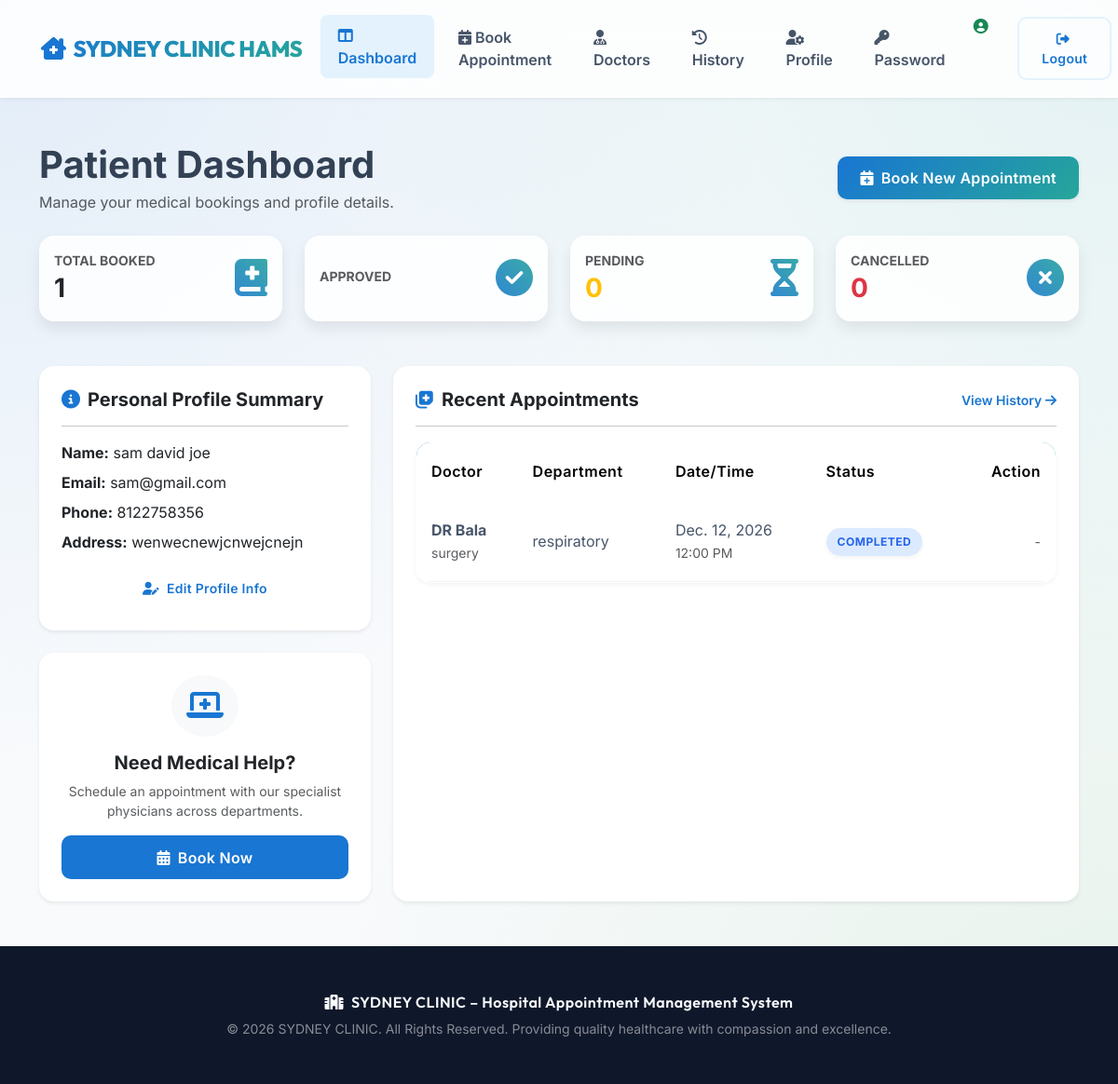
Page /dashboard/ (signed in) on the committed database.
### appointments/models.py (models this page shows, shortened)
class Patient(models.Model):
    GENDER_CHOICES = [
        ('Male', 'Male'),
        ('Female', 'Female'),
        ('Other', 'Other'),
    ]
    user = models.OneToOneField(User, on_delete=models.CASCADE, related_name='patient_profile')
    gender = models.CharField(max_length=10, choices=GENDER_CHOICES, default='Male')
    date_of_birth = models.DateField(null=True, blank=True)
    phone = models.CharField(max_length=15)
    address = models.TextField()

class Appointment(models.Model):
    STATUS_CHOICES = [
        ('Pending', 'Pending'),
        ('Approved', 'Approved'),
        ('Rejected', 'Rejected'),
        ('Completed', 'Completed'),
        ('Cancelled', 'Cancelled'),
    ]
    patient = models.ForeignKey(Patient, on_delete=models.CASCADE, related_name='appointments')
    doctor = models.ForeignKey(Doctor, on_delete=models.CASCADE, related_name='appointments')
    department = models.ForeignKey(Department, on_delete=models.CASCADE, related_name='appointments')
    appointment_date = models.DateField()
    appointment_time = models.TimeField()
    reason = models.TextField()
    status = models.CharField(max_length=20, choices=STATUS_CHOICES, default='Pending')
    admin_remarks = models.TextField(blank=True, default='')
    created_at = models.DateTimeField(auto_now_add=True)

class Doctor(models.Model):
    STATUS_CHOICES = [
        ('Active', 'Active'),
        ('Inactive', 'Inactive'),
    ]
    full_name = models.CharField(max_length=100)
    specialization = models.CharField(max_length=100)
    department = models.ForeignKey(Department, on_delete=models.CASCADE, related_name='doctors')
    email = models.EmailField(unique=True)
    phone = models.CharField(max_length=15)
    qualification = models.CharField(max_length=150, blank=True, default='')
    experience = models.IntegerField(default=0)  # experience in years
    available_days = models.CharField(max_length=100, default='Monday, Tuesday, Wednesday, Thursday, Friday')
    available_time = models.CharField(max_length=50, default='09:00 - 17:00')
    consultation_fee = models.DecimalField(max_digits=10, decimal_places=2, default=0.0)
    status = models.CharField(max_length=10, choices=STATUS_CHOICES, default='Active')

class Department(models.Model):
    STATUS_CHOICES = [
        ('Active', 'Active'),
        ('Inactive', 'Inactive'),
    ]
    department_name = models.CharField(max_length=100, unique=True)
    description = models.TextField(blank=True, default='')
    status = models.CharField(max_length=10, choices=STATUS_CHOICES, default='Active')

### appointments/views.py (the view)
# urls.py: path('dashboard/', views.patient_dashboard, name='patient_dashboard'),
@login_required
def patient_dashboard(request):
    try:
        patient = request.user.patient_profile
    except Patient.DoesNotExist:
        messages.error(request, "Administrative accounts do not have patient profiles.")
        return redirect('admin_dashboard')
    appointments = Appointment.objects.filter(patient=patient).order_by('-created_at')
    upcoming_appts = appointments.filter(status='Approved').count()
    pending_appts = appointments.filter(status='Pending').count()
    completed_appts = appointments.filter(status='Completed').count()
    cancelled_appts = appointments.filter(status='Cancelled').count()
    context = {
        'patient': patient,
        'recent_appointments': appointments[:5],
        'upcoming_appts': upcoming_appts,
        'pending_appts': pending_appts,
        'completed_appts': completed_appts,
        'cancelled_appts': cancelled_appts,
        'total_appts': appointments.count(),
    }
    return render(request, 'patient/dashboard.html', context)

### templates/patient/dashboard.html (shortened to what this page needs)
{% extends 'base.html' %}
{% block content %}
<div class="row mb-4 align-items-center">
    <div class="col-md-8">
        <h1 class="fw-bold mb-1">Patient Dashboard</h1>
        <p class="text-muted mb-0">Manage your medical bookings and profile details.</p>
    </div>
    <div class="col-md-4 text-md-end mt-3 mt-md-0">
        <a href="{% url 'patient_book_appointment' %}" class="btn btn-primary shadow-sm">
            <i class="fa-solid fa-calendar-plus me-2"></i>Book New Appointment
        </a>
    </div>
</div>
<div class="row g-4 mb-5">
    <div class="col-6 col-lg-3">
        <div class="card glass-card stat-card border-0 p-3">
            <div class="d-flex align-items-center justify-content-between">
                <div>
                    <h6 class="text-uppercase text-muted fw-bold small mb-1">Total Booked</h6>
                    <h3 class="fw-bold mb-0">{{ total_appts }}</h3>
                </div>
                <div class="stat-icon text-teal" style="color: var(--primary-color);">
                    <i class="fa-solid fa-book-medical"></i>
                </div>
            </div>
        </div>
    </div>
    <div class="col-6 col-lg-3">
        <div class="card glass-card stat-card approved border-0 p-3">
            <div class="d-flex align-items-center justify-content-between">
                <div>
                    <h6 class="text-uppercase text-muted fw-bold small mb-1">Approved</h6>
                </div>
                <div class="stat-icon text-success">
                    <i class="fa-solid fa-circle-check"></i>
                </div>
            </div>
        </div>
    </div>
    <div class="col-6 col-lg-3">
        <div class="card glass-card stat-card pending border-0 p-3">
            <div class="d-flex align-items-center justify-content-between">
                <div>
                    <h6 class="text-uppercase text-muted fw-bold small mb-1">Pending</h6>
                    <h3 class="fw-bold mb-0 text-warning">{{ pending_appts }}</h3>
                </div>
                <div class="stat-icon text-warning">
                    <i class="fa-solid fa-hourglass-half"></i>
                </div>
            </div>
        </div>
    </div>
    <div class="col-6 col-lg-3">
        <div class="card glass-card stat-card cancelled border-0 p-3">
            <div class="d-flex align-items-center justify-content-between">
                <div>
                    <h6 class="text-uppercase text-muted fw-bold small mb-1">Cancelled</h6>
                    <h3 class="fw-bold mb-0 text-danger">{{ cancelled_appts }}</h3>
                </div>
                <div class="stat-icon text-danger">
                    <i class="fa-solid fa-circle-xmark"></i>
                </div>
            </div>
        </div>
    </div>
</div>
<div class="row g-4">
    <div class="col-lg-4">
        <div class="card border-0 shadow-sm rounded-4 mb-4">
            <div class="card-body p-4">
                <h5 class="fw-bold mb-3"><i class="fa-solid fa-circle-info text-teal me-2" style="color: var(--primary-color);"></i>Personal Profile Summary</h5>
                <hr>
                <p class="mb-2"><strong>Name:</strong> {{ patient.user.get_full_name|default:patient.user.username }}</p>
                <p class="mb-2"><strong>Email:</strong> {{ patient.user.email }}</p>
                <p class="mb-2"><strong>Phone:</strong> {{ patient.phone }}</p>
                <p class="mb-3"><strong>Address:</strong> {{ patient.address|linebreaksbr }}</p>
                <a href="{% url 'patient_profile' %}" class="btn btn-outline-teal btn-sm w-100" style="border-color: var(--primary-color); color: var(--primary-color);">
                    <i class="fa-solid fa-user-pen me-2"></i>Edit Profile Info
                </a>
            </div>
        </div>
        <div class="card border-0 shadow-sm rounded-4">
            <div class="card-body p-4 text-center">
                <span class="p-3 bg-light rounded-circle d-inline-block mb-3 text-teal" style="color: var(--primary-color);">
                    <i class="fa-solid fa-laptop-medical fa-2x"></i>
                </span>
                <h5 class="fw-bold mb-2">Need Medical Help?</h5>
                <p class="text-muted small">Schedule an appointment with our specialist physicians across departments.</p>
                <a href="{% url 'patient_book_appointment' %}" class="btn btn-teal w-100 text-white" style="background-color: var(--primary-color);">
                    <i class="fa-solid fa-calendar-days me-2"></i>Book Now
                </a>
            </div>
        </div>
    </div>
    <div class="col-lg-8">
        <div class="card border-0 shadow-sm rounded-4 h-100">
            <div class="card-body p-4">
                <div class="d-flex justify-content-between align-items-center mb-3">
                    <h5 class="fw-bold mb-0"><i class="fa-solid fa-notes-medical text-teal me-2" style="color: var(--primary-color);"></i>Recent Appointments</h5>
                    <a href="{% url 'patient_appointment_history' %}" class="small text-teal fw-semibold text-decoration-none" style="color: var(--primary-color);">View History <i class="fa-solid fa-arrow-right"></i></a>
                </div>
                <hr>
                <div class="table-responsive custom-table-container">
                    <table class="table custom-table table-hover align-middle">
                        <thead>
                            <tr>
                                <th>Doctor</th>
                                <th>Department</th>
                                <th>Date/Time</th>
                                <th>Status</th>
                                <th class="text-end">Action</th>
                            </tr>
                        </thead>
                        <tbody>
                            {% if recent_appointments %}
                                {% for appt in recent_appointments %}
                                    <tr>
                                        <td>
                                            <div class="fw-bold">{{ appt.doctor.full_name }}</div>
                                            <small class="text-muted">{{ appt.doctor.specialization }}</small>
                                        </td>
                                        <td>{{ appt.department.department_name }}</td>
                                        <td>
                                            <div>{{ appt.appointment_date }}</div>
                                            <small class="text-muted">{{ appt.appointment_time|time:"g:i A" }}</small>
                                        </td>
                                        <td>
                                            {% if appt.status == 'Pending' %}
                                                <span class="badge-status badge-pending">Pending</span>
                                            {% elif appt.status == 'Approved' %}
                                                <span class="badge-status badge-approved">Approved</span>
                                            {% elif appt.status == 'Completed' %}
                                                <span class="badge-status badge-completed">Completed</span>
                                            {% else %}
                                                <span class="badge-status badge-cancelled">Cancelled</span>
                                            {% endif %}
                                        </td>
                                        <td class="text-end">
                                            {% if appt.status == 'Pending' or appt.status == 'Approved' %}
                                                <a href="{% url 'patient_cancel_appointment' appt.id %}" class="btn btn-sm btn-outline-danger btn-confirm" data-confirm-msg="Are you sure you want to cancel appointment #{{ appt.id }}?">
                                                    Cancel
                                                </a>
                                            {% else %}
                                                <span class="text-muted small">-</span>
                                            {% endif %}
                                        </td>
                                    </tr>
                                {% endfor %}
                            {% else %}
                                <tr>
                                    <td colspan="5" class="text-center py-4 text-muted">
                                        <i class="fa-solid fa-folder-open me-2 fa-lg"></i>No recent appointments found.
                                    </td>
                                </tr>
                            {% endif %}
                        </tbody>
                    </table>
                </div>
            </div>
        </div>
    </div>
</div>
{% endblock %}

### static/css/style.css (style rules this page uses)
:root { --primary-color: #1976D2; --primary-hover: #1565C0; --primary-light: #E3F2FD; --secondary-color: #26A69A; --secondary-hover: #00897B; --accent-color: #4CAF50; --accent-hover: #43A047; --success-color: #10B981; --danger-color: #EF4444; --warning-color: #F59E0B; --info-color: #3B82F6; --light-bg: #F8FAFC; --white: #ffffff; --border-radius: 16px; --shadow-sm: 0 2px 4px rgba(0,0,0,0.05); --shadow-md: 0 8px 16px rgba(0,0,0,0.08); --shadow-lg: 0 20px 40px rgba(0,0,0,0.12); --glass-bg: rgba(255, 255, 255, 0.85); --glass-border: rgba(255, 255, 255, 0.6); --glass-blur: blur(20px); --gradient-primary: linear-gradient(135deg, #1976D2 0%, #26A69A 100%); --glow-primary: 0 0 20px rgba(25, 118, 210, 0.3); --glow-secondary: 0 0 20px rgba(38, 166, 154, 0.3); }
body { font-family: 'Inter', 'Outfit', -apple-system, BlinkMacSystemFont, "Segoe UI", Roboto, sans-serif; background: #F8FAFC; background-image: radial-gradient(at 0% 0%, hsla(211, 79%, 46%, 0.1) 0px, transparent 50%), radial-gradient(at 100% 0%, hsla(174, 62%, 40%, 0.1) 0px, transparent 50%), radial-gradient(at 100% 100%, hsla(122, 39%, 49%, 0.1) 0px, transparent 50%); background-attachment: fixed; color: #334155; min-height: 100vh; display: flex; flex-direction: column; }
.glass-card { background: var(--glass-bg); backdrop-filter: var(--glass-blur); -webkit-backdrop-filter: var(--glass-blur); border: 1px solid var(--glass-border); border-radius: var(--border-radius); box-shadow: var(--shadow-md); transition: all 0.4s cubic-bezier(0.175, 0.885, 0.32, 1.275); overflow: hidden; }
.btn { border-radius: 10px; padding: 0.7rem 1.5rem; font-weight: 600; transition: all 0.3s ease; letter-spacing: 0.3px; border: none; }
.btn-primary { background: var(--gradient-primary); color: white; box-shadow: 0 4px 10px rgba(25, 118, 210, 0.3); }
.stat-card { border-left: 6px solid var(--primary-color); position: relative; overflow: hidden; }
.stat-card::after { content: ''; position: absolute; top: -50%; right: -50%; width: 100%; height: 100%; background: radial-gradient(circle, rgba(255,255,255,0.8) 0%, rgba(255,255,255,0) 70%); opacity: 0; transition: opacity 0.5s ease; pointer-events: none; }
.stat-card.pending { border-left-color: var(--warning-color); }
.stat-card.approved { border-left-color: var(--success-color); }
.stat-card.cancelled { border-left-color: var(--danger-color); }
.stat-icon { font-size: 2.5rem; background: -webkit-linear-gradient(45deg, var(--primary-color), var(--secondary-color)); -webkit-background-clip: text; -webkit-text-fill-color: transparent; opacity: 0.9; }
.custom-table-container { border-radius: var(--border-radius); overflow: hidden; border: 1px solid var(--glass-border); box-shadow: var(--shadow-sm); background: var(--glass-bg); }
.custom-table { margin-bottom: 0; }
.custom-table thead { background: var(--gradient-primary); color: var(--white); }
.custom-table th { font-weight: 600; padding: 1.2rem 1rem; border-bottom: none; letter-spacing: 0.5px; }
.custom-table td { padding: 1.2rem 1rem; vertical-align: middle; border-bottom: 1px solid rgba(0,0,0,0.05); color: #475569; }
.custom-table tbody tr { transition: background-color 0.2s ease; }
.badge-status { padding: 0.6em 1em; border-radius: 50px; font-weight: 700; font-size: 0.75rem; text-transform: uppercase; letter-spacing: 0.5px; box-shadow: 0 2px 5px rgba(0,0,0,0.05); }
.badge-completed { background-color: #DBEAFE; color: #2563EB; }

### rows in the picture
Patient: user.get_full_name "sam david joe", user.email "sam@gmail.com", phone "8122758356", address "wenwecnewjcnwejcnejn"
Appointment: doctor.full_name "DR Bala", doctor.specialization "surgery", department.department_name "respiratory", appointment_date "Dec. 12, 2026", appointment_time "12:00 PM", status "COMPLETED"

### other values in the picture
{{ total_appts }} "1"
{{ pending_appts }} "0"
{{ cancelled_appts }} "0"
